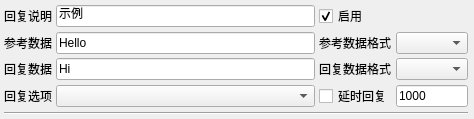
<?xml version="1.0" encoding="UTF-8"?>
<ui version="4.0">
 <class>SAKOtherAutoResponseItem</class>
 <widget class="QWidget" name="SAKOtherAutoResponseItem">
  <property name="geometry">
   <rect>
    <x>0</x>
    <y>0</y>
    <width>474</width>
    <height>110</height>
   </rect>
  </property>
  <property name="windowTitle">
   <string>Form</string>
  </property>
  <layout class="QGridLayout" name="gridLayout">
   <property name="leftMargin">
    <number>4</number>
   </property>
   <property name="topMargin">
    <number>4</number>
   </property>
   <property name="rightMargin">
    <number>6</number>
   </property>
   <property name="bottomMargin">
    <number>4</number>
   </property>
   <property name="spacing">
    <number>4</number>
   </property>
   <item row="1" column="2">
    <widget class="QLabel" name="label_5">
     <property name="text">
      <string>参考数据格式</string>
     </property>
    </widget>
   </item>
   <item row="3" column="3">
    <widget class="QLineEdit" name="delayResponseLineEdit">
     <property name="sizePolicy">
      <sizepolicy hsizetype="Ignored" vsizetype="Fixed">
       <horstretch>0</horstretch>
       <verstretch>0</verstretch>
      </sizepolicy>
     </property>
     <property name="text">
      <string notr="true">1000</string>
     </property>
    </widget>
   </item>
   <item row="0" column="0">
    <widget class="QLabel" name="label">
     <property name="text">
      <string>回复说明</string>
     </property>
    </widget>
   </item>
   <item row="2" column="0">
    <widget class="QLabel" name="label_3">
     <property name="text">
      <string>回复数据</string>
     </property>
    </widget>
   </item>
   <item row="2" column="2">
    <widget class="QLabel" name="label_6">
     <property name="text">
      <string>回复数据格式</string>
     </property>
    </widget>
   </item>
   <item row="3" column="0">
    <widget class="QLabel" name="label_4">
     <property name="text">
      <string>回复选项</string>
     </property>
    </widget>
   </item>
   <item row="3" column="1">
    <widget class="QComboBox" name="optionComboBox">
     <property name="sizePolicy">
      <sizepolicy hsizetype="Expanding" vsizetype="Fixed">
       <horstretch>0</horstretch>
       <verstretch>0</verstretch>
      </sizepolicy>
     </property>
    </widget>
   </item>
   <item row="3" column="2">
    <widget class="QCheckBox" name="delayResponseCheckBox">
     <property name="text">
      <string>延时回复</string>
     </property>
    </widget>
   </item>
   <item row="1" column="1">
    <widget class="QLineEdit" name="referenceLineEdit">
     <property name="text">
      <string notr="true">Hello</string>
     </property>
    </widget>
   </item>
   <item row="1" column="3">
    <widget class="QComboBox" name="referenceDataFromatComboBox"/>
   </item>
   <item row="2" column="3">
    <widget class="QComboBox" name="responseDataFormatComboBox"/>
   </item>
   <item row="1" column="0">
    <widget class="QLabel" name="label_2">
     <property name="text">
      <string>参考数据</string>
     </property>
    </widget>
   </item>
   <item row="2" column="1">
    <widget class="QLineEdit" name="responseLineEdit">
     <property name="text">
      <string notr="true">Hi</string>
     </property>
    </widget>
   </item>
   <item row="0" column="1">
    <widget class="QLineEdit" name="descriptionLineEdit">
     <property name="text">
      <string notr="true">示例</string>
     </property>
    </widget>
   </item>
   <item row="4" column="0" colspan="4">
    <widget class="Line" name="line">
     <property name="orientation">
      <enum>Qt::Horizontal</enum>
     </property>
    </widget>
   </item>
   <item row="0" column="2" colspan="2">
    <widget class="QCheckBox" name="enableCheckBox">
     <property name="text">
      <string>启用</string>
     </property>
     <property name="checked">
      <bool>true</bool>
     </property>
    </widget>
   </item>
  </layout>
 </widget>
 <resources/>
 <connections/>
</ui>
